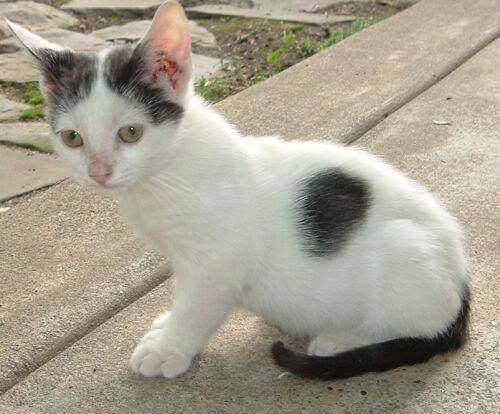
#> input picture images/cat.jpg, 500 x 414 px
$ python '图片剪切.py'
#> lines starting #> are read from the running program, lines starting #| are printed output that depends on the picture
import cv2
img = cv2.imread("images/cat.jpg", 1)
#> img is the input picture: shape (414, 500, 3); mean B, G, R 144.3, 159.9, 165.9
imgInfo = img.shape
#> imgInfo = (414, 500, 3)
dst = img[100:200, 100:300]
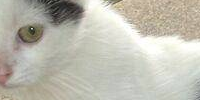
#> dst: shape (100, 200, 3); mean B, G, R 175.9, 187.5, 189.7
cv2.imshow("show", dst)
cv2.waitKey(0)
